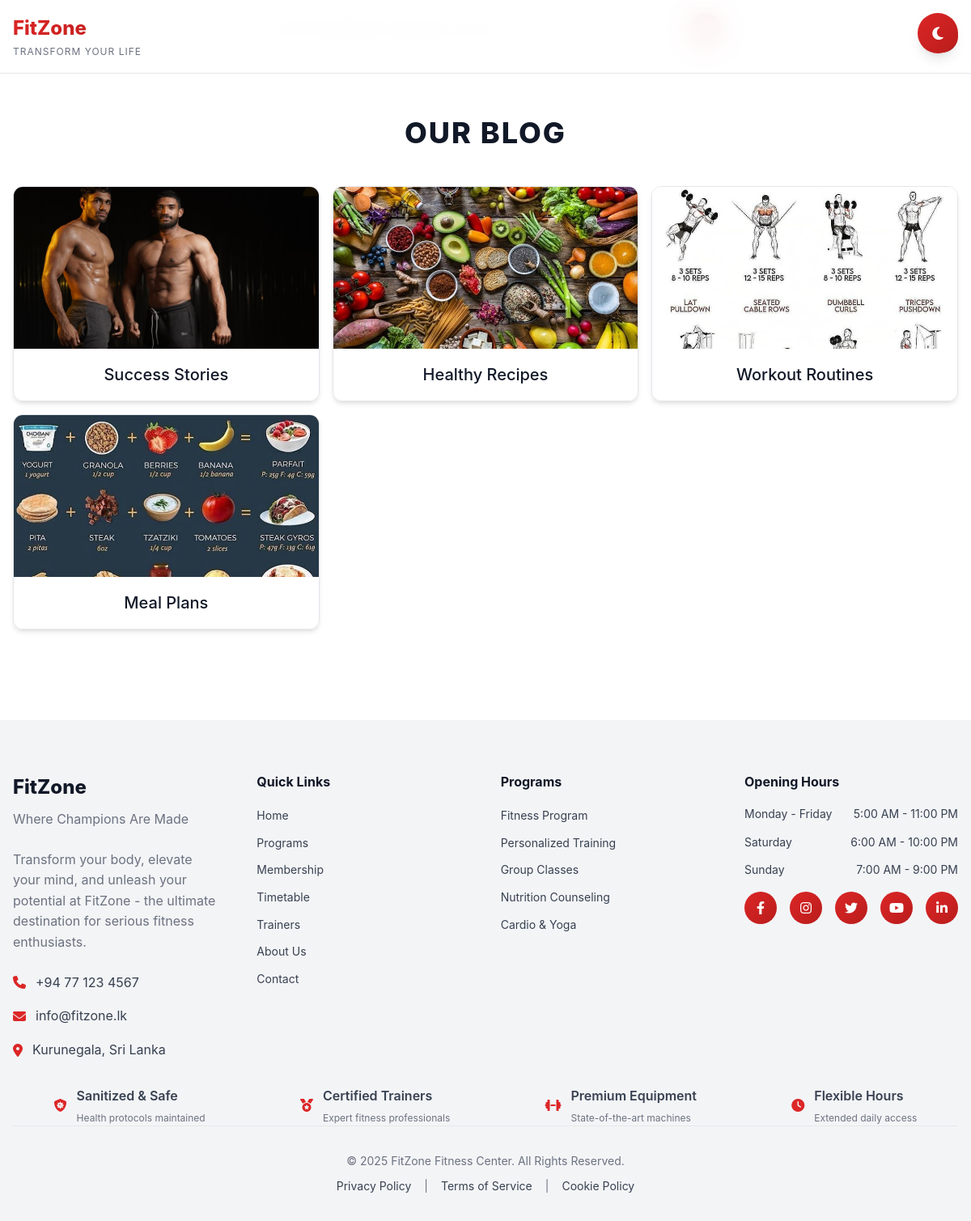
The app's page /BlogPosts.php with its own data.
### tables this page shows
CREATE TABLE `blog_posts` (
  `id` int(11) NOT NULL,
  `title` varchar(255) NOT NULL,
  `image` varchar(255) NOT NULL,
  `created_at` timestamp NOT NULL DEFAULT current_timestamp()
);

### BlogPosts.php (the view, shortened to what this page needs)
<!DOCTYPE html>
<html lang="en">
<head>
    <link rel="stylesheet" href="Home.css">
    <link href="https://cdnjs.cloudflare.com/ajax/libs/font-awesome/6.4.0/css/all.min.css" rel="stylesheet">
</head>
<body class="light-theme">
    <button class="theme-toggle" id="themeToggle" aria-label="Toggle between light and dark theme">
        <i class="fas fa-moon"></i>
    </button>
    <header class="blog-header" role="banner">
        <div class="container">
            <div class="logo">
                <h1>Fit<span class="accent">Zone</span></h1>
                <p class="tagline">Transform Your Life</p>
            </div>
            <div class="header-actions">
                <button class="search-toggle" id="searchToggle" aria-label="Toggle search bar" aria-expanded="false">
                    <i class="fas fa-search"></i>
                </button>
            </div>
        </div>
    </header>
    <div class="search-container" id="searchContainer" role="search">
        <div class="search-wrapper">
            <button class="search-btn" onclick="searchWebsite()" aria-label="Search">
            </button>
        </div>
    </div>
    <main class="blog-page-container" role="main">
        <h1>OUR BLOG</h1>
        <div class="image-gallery">
        <?php
        $conn = new mysqli("localhost", "root", "", "fitzone_db");
        $sql = "SELECT * FROM blog_posts ORDER BY created_at DESC";
        $result = $conn->query($sql);
        if ($result->num_rows > 0) {
            while ($row = $result->fetch_assoc()) {
                echo "<div class='image-item'>";
                echo "<img src='" . htmlspecialchars($row["image"]) . "' alt='" . htmlspecialchars($row["title"]) . "'>";
                echo "<h3>" . htmlspecialchars($row["title"]) . "</h3>";
                echo "</div>";
            }
        } else {
            echo "<p>No blog posts yet.</p>";
        }
        ?>
        </div>
    </main>
    <footer class="blog-footer" role="contentinfo">
        <div class="container">
            <div class="footer-main">
                <div class="footer-section">
                    <div class="footer-brand">
                        <h3>Fit<span class="accent">Zone</span></h3>
                        <p class="brand-tagline">Where Champions Are Made</p>
                        <p class="brand-description">Transform your body, elevate your mind, and unleash your potential at FitZone - the ultimate destination for serious fitness enthusiasts.</p>
                        <div class="contact-info">
                            <div class="contact-item">
                                <i class="fas fa-phone"></i>
                                <span>+94 77 123 4567</span>
                            </div>
                            <div class="contact-item">
                                <i class="fas fa-envelope"></i>
                                <span>info@fitzone.lk</span>
                            </div>
                            <div class="contact-item">
                                <i class="fas fa-map-marker-alt"></i>
                                <span>Kurunegala, Sri Lanka</span>
                            </div>
                        </div>
                    </div>
                </div>
                <div class="footer-section">
                    <h4>Quick Links</h4>
                    <ul class="footer-links">
                        <li><a href="./Home.html">Home</a></li>
                        <li><a href="./Program.html">Programs</a></li>
                        <li><a href="./Membership.html">Membership</a></li>
                        <li><a href="./Timetable.html">Timetable</a></li>
                        <li><a href="./Trainers.html">Trainers</a></li>
                        <li><a href="./Aboutus.html">About Us</a></li>
                        <li><a href="http://localhost/MyProject/Contact.html">Contact</a></li>
                    </ul>
                </div>
                <div class="footer-section">
                    <h4>Programs</h4>
                    <ul class="footer-links">
                        <li><a href="./Program.html#fitness-program">Fitness Program</a></li>
                        <li><a href="./Program.html#personalized-training">Personalized Training</a></li>
                        <li><a href="./Program.html#group-classes">Group Classes</a></li>
                        <li><a href="./Program.html#nutrition-counseling">Nutrition Counseling</a></li>
                        <li><a href="./Program.html#cardio-yoga">Cardio & Yoga</a></li>
                    </ul>
                </div>
                <div class="footer-section">
                    <h4>Opening Hours</h4>
                    <div class="opening-hours">
                        <div class="hours-item">
                            <span class="day">Monday - Friday</span>
                            <span class="time">5:00 AM - 11:00 PM</span>
                        </div>
                        <div class="hours-item">
                            <span class="day">Saturday</span>
                            <span class="time">6:00 AM - 10:00 PM</span>
                        </div>
                        <div class="hours-item">
                            <span class="day">Sunday</span>
                            <span class="time">7:00 AM - 9:00 PM</span>
                        </div>
                    </div>
                    <div class="social-links">
                        <a href="https://www.facebook.com" target="_blank" aria-label="Facebook">
                            <i class="fab fa-facebook-f"></i>
                        </a>
                        <a href="https://www.instagram.com" target="_blank" aria-label="Instagram">
                            <i class="fab fa-instagram"></i>
                        </a>
                        <a href="https://www.twitter.com" target="_blank" aria-label="Twitter">
                            <i class="fab fa-twitter"></i>
                        </a>
                        <a href="https://www.youtube.com" target="_blank" aria-label="YouTube">
                            <i class="fab fa-youtube"></i>
                        </a>
                        <a href="https://www.linkedin.com" target="_blank" aria-label="LinkedIn">
                            <i class="fab fa-linkedin-in"></i>
                        </a>
                    </div>
                </div>
            </div>
            <div class="footer-features">
                <div class="feature-item">
                    <div class="feature-icon">
                        <i class="fas fa-shield-virus"></i>
                    </div>
                    <div class="feature-text">
                        <h5>Sanitized & Safe</h5>
                        <p>Health protocols maintained</p>
                    </div>
                </div>
                <div class="feature-item">
                    <div class="feature-icon">
                        <i class="fas fa-medal"></i>
                    </div>
                    <div class="feature-text">
                        <h5>Certified Trainers</h5>
                        <p>Expert fitness professionals</p>
                    </div>
                </div>
                <div class="feature-item">
                    <div class="feature-icon">
                        <i class="fas fa-dumbbell"></i>
                    </div>
                    <div class="feature-text">
                        <h5>Premium Equipment</h5>
                        <p>State-of-the-art machines</p>
                    </div>
                </div>
                <div class="feature-item">
                    <div class="feature-icon">
                        <i class="fas fa-clock"></i>
                    </div>
                    <div class="feature-text">
                        <h5>Flexible Hours</h5>
                        <p>Extended daily access</p>
                    </div>
                </div>
            </div>
            <div class="footer-bottom">
                <div class="footer-bottom-content">
                    <p>&copy; <?php echo date("Y"); ?> FitZone Fitness Center. All Rights Reserved.</p>
                    <div class="footer-legal">
                        <a href="./PrivacyPolicy.html">Privacy Policy</a>
                        <span class="separator">|</span>
                        <a href="./TermsOfService.html">Terms of Service</a>
                        <span class="separator">|</span>
                        <a href="./CookiePolicy.html">Cookie Policy</a>
                    </div>
                </div>
            </div>
        </div>
    </footer>
</body>
</html>

### records on screen
blog_posts: image+title (picture), title "Success Stories"
blog_posts: image+title (picture), title "Healthy Recipes"
blog_posts: image+title (picture), title "Workout Routines"
blog_posts: image+title (picture), title "Meal Plans"
